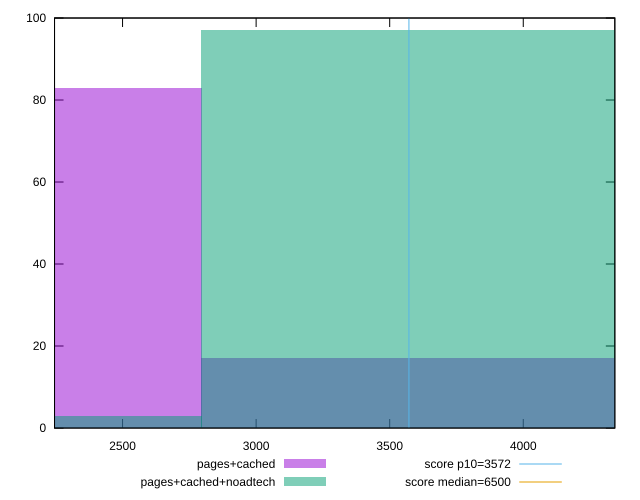

This chart was generated by the following gnuplot code:
reset

$pagesCached <<EOF
3727.3955534115325 17
1863.6977767057663 83
EOF

$pagesCachedNoadtech <<EOF
3727.3955534115325 97
1863.6977767057663 3
EOF

set key outside below
set boxwidth 1863.6977767057663
set xrange [2245.366:4342.740000000001]
set yrange [0:100]
set trange [0:100]
set style fill transparent solid 0.5 noborder

set parametric
set terminal svg size 640, 500 enhanced background rgb 'white'
set output "report_00011_2021-02-09T10:53:21.242Z/first-cpu-idle/comparison/histogram/1_vs_2.svg"

plot $pagesCached title "pages+cached" with boxes, \
     $pagesCachedNoadtech title "pages+cached+noadtech" with boxes, \
     3572,t title "score p10=3572", \
     6500,t title "score median=6500"

reset
